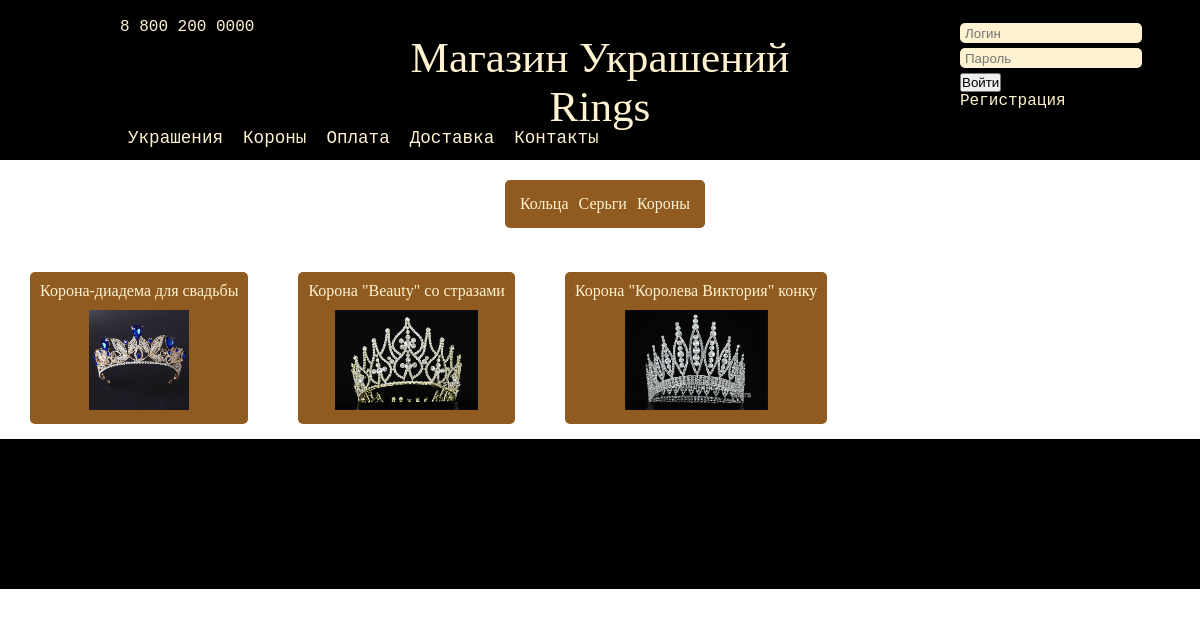
Page /jewels/3/ on the committed database.
### mainapp/models.py (models this page shows, shortened)
class Category(models.Model):
    name = models.CharField(verbose_name=u'название', max_length=16, unique=True)
    description = models.TextField(verbose_name='описание', blank=True)

class Jewel(models.Model):
    name = models.CharField(verbose_name=u'название', max_length=32, unique=True)
    category = models.ForeignKey('Category', blank=True)
    rating = models.PositiveIntegerField(verbose_name='рейтинг', default=0)
    image = models.ImageField(upload_to='img', blank=True)
    description = models.TextField(verbose_name='описание', blank=True)

### mainapp/views.py (the view)
# urls.py: url(r'^jewels/(\d+)/$', jeweler, name='jeweler'),
def jeweler(request, category_id):
    jewels = Jewel.objects.filter(category__id=category_id)
    categories = Category.objects.all()
    return render(request, 'jewel_page.html', {'categories': categories, 'jewels': jewels})

### templates/jewel_page.html (shortened to what this page needs)
{% extends "catalog.html" %}
{% block jewel %}
    <div class="catalog_item">
    {% for jewel in jewels %}
        <div class="jewel_container">
            <div class="name">
                {{ jewel.name }}
            </div>
            <div class="image">
                <img src="{{ jewel.image.url}}" >
            </div>
        </div>
    {% endfor %}
    </div>
{% endblock %}

### templates/catalog.html (shortened to what this page needs)
{% extends "base.html" %}
{% block text %}
    <div class="catalog_menu">
        {% for category in categories %}
            <li><a href="{% url 'jeweler' category.id %}">{{category.name}}</a></li>
        {% endfor %}
    </div>
    {% block jewel %}
    {% endblock %}
{% endblock %}

### static/style.css (style rules this page uses)
* { margin: 0; padding: 0; }
.gallery img { height: 600px; }
.catalog_menu { align-content: none; text-align: left; display: inline-block; background: #905b20; margin: 20px; margin-left: 30px; color: #fff2d0; border-radius: 5px; padding: 10px; }
.catalog_menu li { display: block; float: left; color: #fff2d0; list-style-type: none; padding: 5px; }
.catalog_menu a { text-align: left; color: #fff2d0; text-decoration: none; list-style-type: none; }
.catalog_item img { height: 100px; margin-top: 10px; }
.catalog_item { float: none; display: block; color: #fff2d0; }
.jewel_container { display: block; float: left; background: #905b20; margin: 20px; margin-left: 30px; color: #fff2d0; border-radius: 5px; padding: 10px; }

### rows in the picture
Category: name "Кольца"
Category: name "Серьги"
Category: name "Короны"
Jewel: name "Корона-диадема для свадьбы", image (picture)
Jewel: name "Корона \"Beauty\" со стразами", image (picture)
Jewel: name "Корона \"Королева Виктория\" конку", image (picture)
